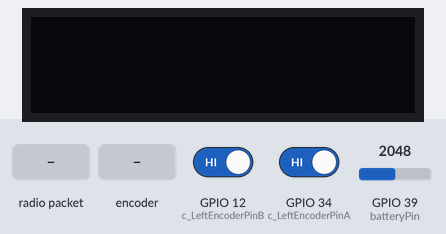
Bench run of a sketch on a simulated ESP32. Parts: 128×32 one-colour display. The test bench sets the inputs (shaded band); at power-on: GPIO 39 (batteryPin) = 2048, GPIO 12 (c_LeftEncoderPinB) HIGH, GPIO 34 (c_LeftEncoderPinA) HIGH. No radio packets arrive unless stated; what the sketch prints to the serial monitor is not drawn.

Above: at 8.9 s.
9.0 s: radio packet "0" arrives
At 11.5 s:
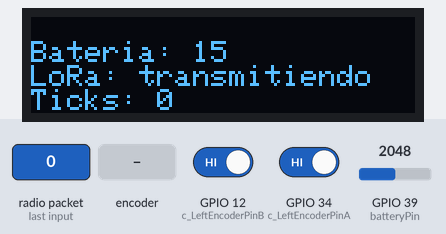
11.8 s: GPIO 39 (batteryPin) set to 1992
At 14.7 s:
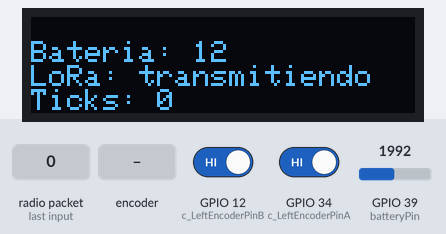
14.8 s: GPIO 39 (batteryPin) set to 1911
16.3 s: rotary encoder on GPIO 34 (c_LeftEncoderPinA) / GPIO 12 (c_LeftEncoderPinB) turned 1 step (first pin leading)
At 17.3 s:
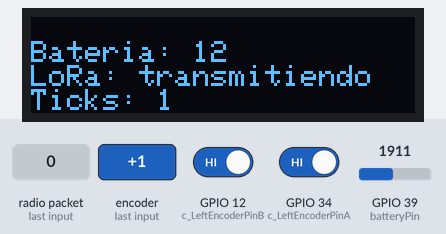
19.5 s: rotary encoder on GPIO 34 (c_LeftEncoderPinA) / GPIO 12 (c_LeftEncoderPinB) turned 1 step (first pin leading)
At 20.4 s:
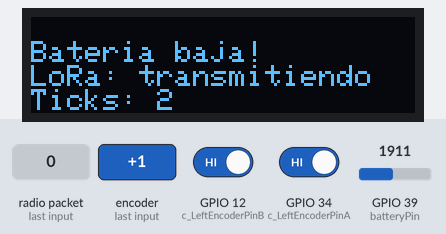
Timing chart, 0 to 22.2 s (numbered marks = the images above; inputs shaded):
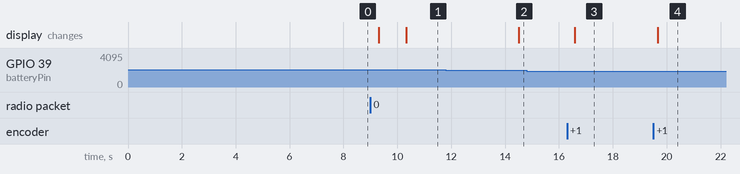

The sketch:

Sender_encoder.ino
```cpp
#include <SPI.h>
#include <Wire.h>
#include <Adafruit_GFX.h>
#include <Adafruit_SSD1306.h>
#include <Arduino.h>
#include <LoRa.h>

//########################### LORA ##############################
#define SCK     5    // GPIO5  -- SCK
#define MISO    19   // GPIO19 -- MISO
#define MOSI    27   // GPIO27 -- MOSI
#define SS      18   // GPIO18 -- CS
#define RST     23   // GPIO14 -- RESET (If Lora does not work, replace it with GPIO14)
#define DI0     26   // GPIO26 -- IRQ(Interrupt Request)
#define BAND    868E6

String rssi = "RSSI --";
String packSize = "--";
String packet ;
//#########################################################

//########################### OLED ##############################
#define SCREEN_WIDTH 128 // OLED display width, in pixels
#define SCREEN_HEIGHT 32 // OLED display height, in pixels
#define OLED_RESET     -1 // Reset pin # (or -1 if sharing Arduino reset pin)
#define SCREEN_ADDRESS 0x3C ///< See datasheet for Address; 0x3C for 128x32
Adafruit_SSD1306 display(SCREEN_WIDTH, SCREEN_HEIGHT, &Wire, OLED_RESET);
//#########################################################

//########################## Encoder ###############################
#define c_LeftEncoderPinA 34
#define c_LeftEncoderPinB 12
#define LeftEncoderIsReversed
volatile bool _LeftEncoderBSet;
long _LeftEncoderTicks = 0;
String Dato = "";
//#########################################################

//########################## Voltaje ###############################
// Definir el pin ADC que se utilizará
const int batteryPin = 39; // Utiliza un pin ADC como GPIO
// Constantes para el cálculo del voltaje
const float adcResolution = 4095.0;
const float referenceVoltage = 3.3;
const float voltageDividerRatio = 0.41; // Ajustar según tu divisor de voltaje
// Constantes para el mapeo del porcentaje de la batería
const float minBatteryVoltage = 3.3; // Voltaje mínimo de la batería considerada vacía
const float maxBatteryVoltage = 8.0; // Voltaje máximo de la batería considerada llena
const int numReadings = 10;
//#########################################################

//########################## Variables #############################
unsigned long lastDisplayUpdate = 0;  // Tiempo del último update de pantalla
unsigned long lastBatteryUpdate = 0;  // Tiempo del último cálculo de batería
unsigned long lastCommandUpdate = 0;
unsigned long lastCommandAsk = 0;
int batteryLevel = 0;  // Almacenará el nivel de batería
unsigned long lastLoRaSend = 0;  // Tiempo del último paquete LoRa enviado
unsigned long timeBetweenPackets = 0;  // Tiempo entre el último y el actual envío de paquete

char receivedData[256];
char receivedDataSetup[256] = {0};
int encoderType = 0;
float beginReset = 0.0;
float distanciaRecorrida = 0.0;
bool reset = false;
bool stopSending = false;
int ticksNecesarios = 0;
float encoderRatio = 0.0; // medido en metros
float distancia = 0.0;
String runCommand = "";
//#########################################################

void setup() {
  Serial.begin(115200);

  //########################### LORA ##############################
  while (!Serial);
  Serial.println();
  Serial.println("LoRa Sender Test");

  SPI.begin(SCK,MISO,MOSI,SS);
  LoRa.setPins(SS,RST,DI0);
  if (!LoRa.begin(868E6)) {
    Serial.println("Starting LoRa failed!");
    while (1);
  }


  //#########################################################

  //############# Petición y espera de datos de encoder ######
// Esperar hasta que LoRa esté listo para transmitir
  while (!LoRa.beginPacket()) {  // Bucle hasta que LoRa esté listo
    Serial.println("Esperando a que LoRa esté listo para enviar...");
    delay(100);  // Esperar 100ms antes de intentar nuevamente
  }
  delay(7000);
  // Una vez LoRa esté listo, enviar el paquete


  int packetSize = 0;

  // Enviar el paquete indefinidamente hasta recibir una respuesta
  while (packetSize == 0) {
    LoRa.beginPacket();
    LoRa.print(1);
    LoRa.endPacket();
    Serial.println("encoder pedido");
    LoRa.receive();
    // Esperar a que se reciba un paquete
    delay(500);  // Retraso para evitar enviar paquetes demasiado rápido

    packetSize = LoRa.parsePacket();  // Verificar si se ha recibido un paquete
    if (packetSize == 0) {
      Serial.println("Esperando paquete...");
    }
  }

  Serial.println("Paquete recibido.");


  // Leer el paquete recibido en el buffer
  int i = 0;
  while (LoRa.available() && i < sizeof(receivedDataSetup) - 1) {
    receivedDataSetup[i++] = LoRa.read();
  }
  receivedDataSetup[i] = '\0';  // Finalizar la cadena de caracteres

  // Mostrar los datos recibidos
  Serial.println(receivedDataSetup);

  // Procesar los datos recibidos
  char* ptr = receivedDataSetup;
  runCommand = String(ptr);  // Obtener el tipo de encoder (convertir la primera parte a entero)
  ptr = strchr(ptr, ',');   // Buscar el delimitador '/'
  if (ptr) encoderType = atoi(++ptr);  // Convertir la parte después de '/' a flotante

  ptr = strchr(ptr, ',');
  if (ptr) encoderRatio = atof(++ptr);

  receivedDataSetup[0] = '\0';  // Esto vacía la cadena
  // Imprimir los valores procesados
  Serial.println("Comando recibido: " + runCommand);
  Serial.println("Tipo de encoder recibido: " + String(encoderType));
  Serial.println("Diámetro del encoder recibido: " + String(encoderRatio));


  //##########################################################

  //########################## OLED ###############################
  if(!display.begin(SSD1306_SWITCHCAPVCC, SCREEN_ADDRESS)) {
    Serial.println(F("SSD1306 allocation failed"));
    for(;;);
  }
  display.clearDisplay();
  //#########################################################

  //########################## ENCODER ###############################
  pinMode(c_LeftEncoderPinA, INPUT_PULLUP); // sets pin A as input with pull-up
  pinMode(c_LeftEncoderPinB, INPUT_PULLUP); // sets pin B as input with pull-up
  attachInterrupt(digitalPinToInterrupt(c_LeftEncoderPinA), HandleLeftMotorInterruptA, RISING);
  //#########################################################
  LoRa.receive();
}

void loop() {
  unsigned long currentMillis = millis();
  // Actualizar la pantalla OLED cada segundo
  if (shouldUpdateDisplay(currentMillis)) {
    updateOLED();
  }

  // Actualizar el nivel de batería cada 5 segundos
  if (shouldUpdateBattery(currentMillis)) {
    updateBatteryLevel();
  }

//  if (stopSending == false) {
      // Enviar datos por LoRa
    if (canSendLoRaPacket()) {
      sendLoRaPacket();
    }
 // }
}
 /* if (shouldUpdateCommand) {
    askCommand();
  }

  if (shouldStopSending) { // falta opción de cuando no le llega nada
    if (LoRa.parsePacket()) {
      Serial.println("Paquete LoRa detectado.");
      readCommand();
    } else {
        Serial.println("No se recibió ningún paquete.");
    }
  }
}
*/

// Verifica si es momento de actualizar la pantalla
bool shouldUpdateDisplay(unsigned long currentMillis) {
  return currentMillis - lastDisplayUpdate >= 1000;
}

bool shouldUpdateCommand(unsigned long currentMillis) {
  return currentMillis - lastCommandUpdate >= 1800000;
}

bool shouldStopSending(unsigned long currentMillis) {
  Serial.print("lastCommandAsk: ");
  Serial.println(lastCommandAsk);
  Serial.print("currentMillis: ");
  Serial.println(currentMillis);
  return currentMillis - lastCommandAsk >= 1000;
}

// Actualiza la pantalla OLED
void updateOLED() {
  lastDisplayUpdate = millis();
  display.clearDisplay();

  bool loraConnected = isLoRaConnected();

  // Mostrar nivel de batería
  display.setTextSize(1);
  display.setTextColor(SSD1306_WHITE);
  display.setCursor(0, 8);
  if (batteryLevel == -1) {
    display.print("Bateria baja!");
  } else {
    display.print("Bateria: ");
    display.print(batteryLevel);
  }

  // Mostrar estado de LoRa
  display.setCursor(0, 16);
  display.print("LoRa: ");
  display.println(loraConnected ? "transmitiendo" : "...");

  // Mostrar distancia recorrida
  display.setCursor(0, 24);
  display.print("Ticks: ");
  display.print(_LeftEncoderTicks);

  display.display();
}

// Verifica si es momento de actualizar el nivel de batería
bool shouldUpdateBattery(unsigned long currentMillis) {
  return currentMillis - lastBatteryUpdate >= 5000;
}

void askCommand() {
  if (canSendLoRaPacket()) {
    LoRa.beginPacket();
    LoRa.print(3);
    LoRa.endPacket();
    lastCommandAsk = millis();
    stopSending = true;
    Serial.print("Stop Sending: ");
    Serial.println(stopSending);
  }
}


// Actualiza el nivel de batería
void updateBatteryLevel() {
  lastBatteryUpdate = millis();
  batteryLevel = getBatteryLevel();
}

// Verifica si se puede enviar un paquete LoRa
bool canSendLoRaPacket() {
  return LoRa.beginPacket();
}

// Envía datos por LoRa
void sendLoRaPacket() {
  unsigned long startTime = millis();

  LoRa.beginPacket();
  LoRa.print(2);
  LoRa.print(",");
  LoRa.print(_LeftEncoderTicks);
  LoRa.print(",");
  LoRa.print(batteryLevel);
  LoRa.endPacket();

  // Calcular el tiempo de envío
  unsigned long timeTaken = millis() - startTime;
  timeBetweenPackets = timeTaken;
  lastLoRaSend = millis();
}

// Maneja la recepción de datos LoRa
void readCommand() {
  Serial.println("Comando de respaldo recibido!");

  int i = 0;
  while (LoRa.available() && i < sizeof(receivedData) - 1) {
    receivedData[i++] = LoRa.read();
  }
  receivedData[i] = '\0';  // Terminar la cadena

  // Convertir y procesar el valor recibido
  runCommand = String(receivedData);
  Serial.print("Run Command: ");
  Serial.println(runCommand);
  stopSending = false;
}


int getBatteryLevel() {
  long sum = 0;
  for (int i = 0; i < numReadings; i++) {
    sum += analogRead(batteryPin);
    delay(10);  // Pequeña pausa para obtener un valor estable
  }
  int average = sum / numReadings;

  float voltage = (average / 4095.0) * 3.3 / voltageDividerRatio;
  int batteryPercentage = map(voltage * 100, minBatteryVoltage * 100, maxBatteryVoltage * 100, 0, 100);
  batteryPercentage = constrain(batteryPercentage, 0, 100);

  if (batteryPercentage <= 10) {  // Si la batería está muy baja
    return -1;  // "Batería baja"
  } else {
    return batteryPercentage;  // Devuelve el porcentaje de batería
  }
}

bool isLoRaConnected() {
  // Verificar si LoRa está conectado (esto puede requerir un método real de comprobación)
  return true;  // Placeholder para el ejemplo
}

void HandleLeftMotorInterruptA() {
  _LeftEncoderBSet = digitalRead(c_LeftEncoderPinB);   // leer el pin de entrada
  #ifdef LeftEncoderIsReversed
    _LeftEncoderTicks += _LeftEncoderBSet ? -1 : +1;
  #else
    _LeftEncoderTicks -= _LeftEncoderBSet ? -1 : +1;
  #endif
}
```

Measured:
- after the input at 9.0 s, the display: first changes after 0.31 s (image 1 shows a later state)
- after the input at 11.8 s, the display: changes after 2.7 s (image 2)
- after the input at 14.8 s, every drawn part: stays the same
- after the input at 16.3 s, the display: changes after 0.28 s (image 3)
- after the input at 19.5 s, the display: changes after 0.17 s (image 4)
